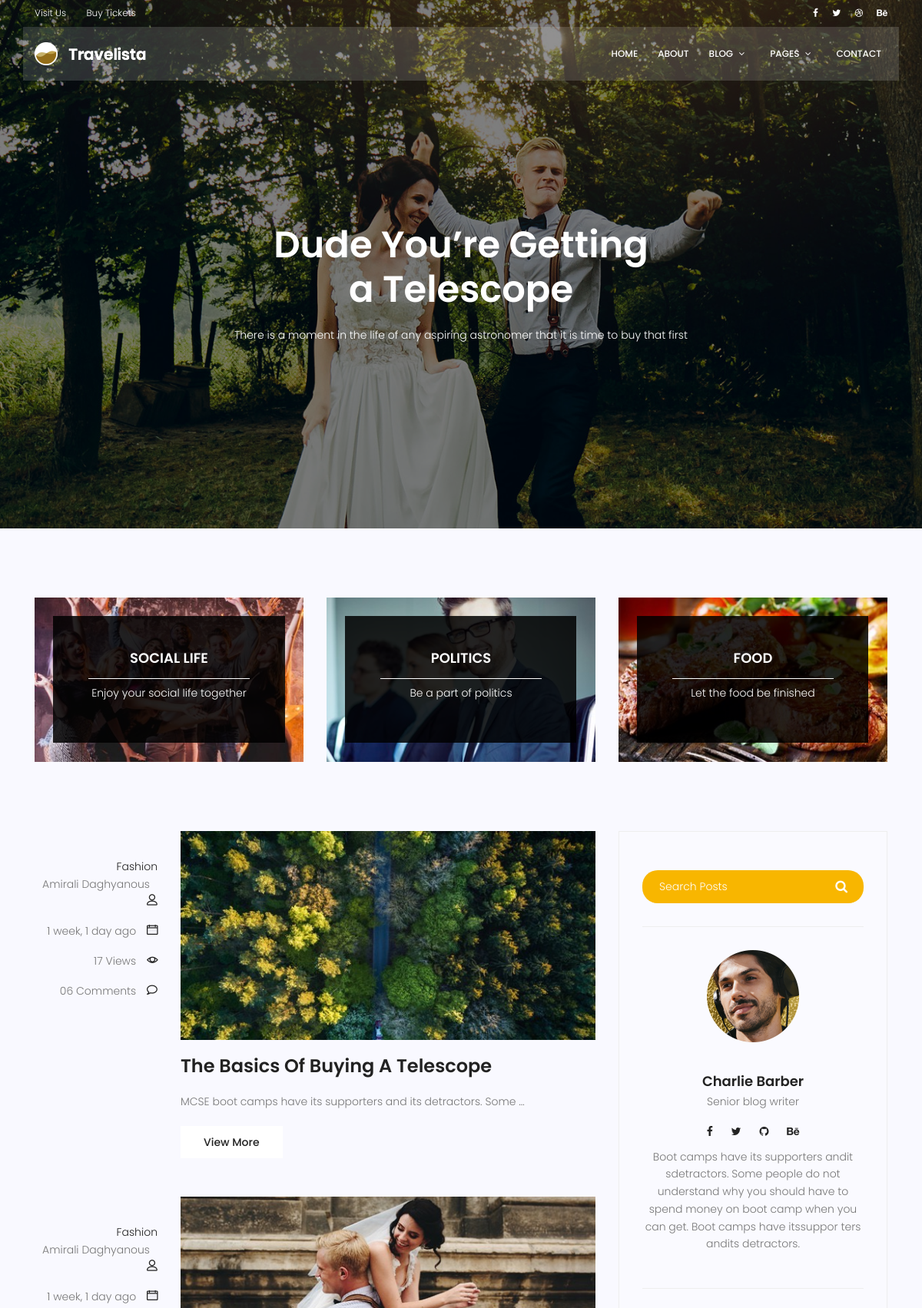
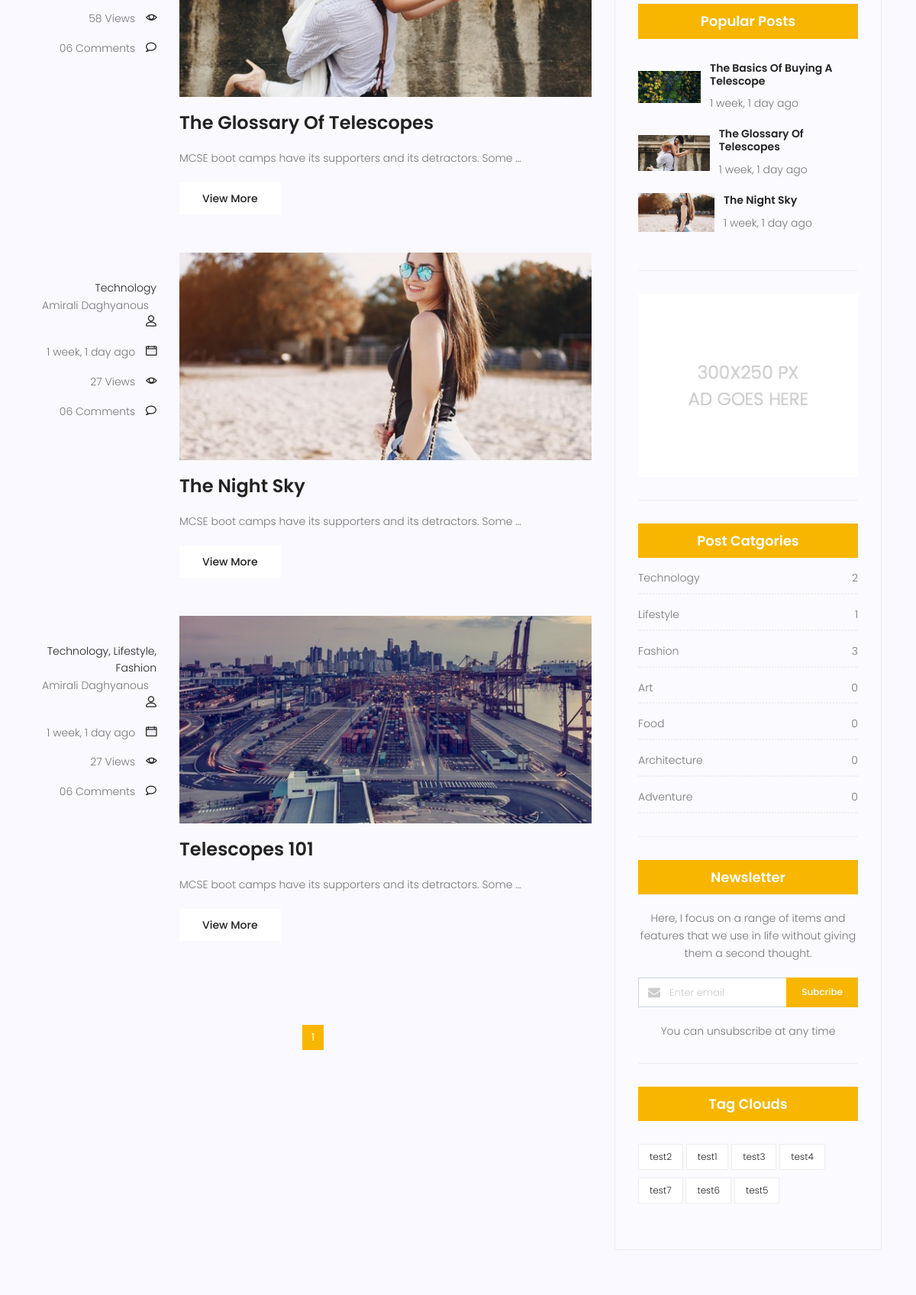
Screenshot of /blog-home/ (upper part) with the database file from the repository (2 pictures, top to bottom).
### Blog/models.py (models this page shows, shortened)
class Category(models.Model):
    name=models.CharField(max_length=250)
    def __str__(self):
        return self.name

class posts(models.Model):
    title=models.CharField(max_length=250)
    content=models.TextField(max_length=250)
    author=models.ForeignKey(User,on_delete=models.SET_NULL,null=True)
    category=models.ManyToManyField(Category)
    create_date=models.DateTimeField(auto_now_add=True)
    published_date=models.DateTimeField(default=timezone.now)
    image=models.ImageField(upload_to='blog',default='blog/default.jpg')
    status=models.BooleanField(default=False)
    counted_views=models.IntegerField(default=0)
    tags = TaggableManager()

### Blog/views.py (the view)
# urls.py: path('blog-home/',bloghome,name="bloghome"),
def bloghome(request,cat=None, tag_names=None):
    post = posts.objects.filter(published_date__lte=timezone.now(),status=True)
    if cat:
        post=post.filter(category__name=cat)
    if  tag_names:
        post=post.filter(tags__name= tag_names)
    post = Paginator(post, 10)
    page = request.GET.get("page")
    post=post.get_page(page)
    context = {'posts': post}
    return render(request, 'Blog/blog-home.html', context)

### Blog/templatetags/blog_tags.py (called while the page is built)
@register.inclusion_tag('Blog/blog-popularposts.html')
def popularpost(arg=3):
    postss=posts.objects.filter( published_date__lte=timezone.now(), status=True).order_by('published_date')[:arg]
    return {'posts':postss}

@register.inclusion_tag('Blog/blog-category.html')
def categories():
    postss=posts.objects.filter( published_date__lte=timezone.now(), status=True)
    categories=Category.objects.all()
    cat_dict = {}
    for name in categories:
        cat_dict[name]=postss.filter(category=name).count()
    return {'categories':cat_dict}

@register.inclusion_tag('Blog/blog-tags.html')
def blog_tags(list=None):
    if list:
        tags=list
    else:
        tags=Tag.objects.all()
    return {'tags':tags}

### templates/Blog/blog-home.html (shortened to what this page needs)
{% extends 'base.html' %}
{% load static %}
{% load blog_tags %}
{% load humanize %}
{% block banner_area %}
<section class="banner-area relative blog-home-banner" id="home">
    <div class="overlay overlay-bg"></div>
    <div class="container">
        <div class="row d-flex align-items-center justify-content-center">
            <div class="about-content blog-header-content col-lg-12">
                <h1 class="text-white">
                    Dude You’re Getting
                    a Telescope
                </h1>
                <p class="text-white">
                    There is a moment in the life of any aspiring astronomer that it is time to buy that first
                </p>
            </div>
        </div>
    </div>
</section>
{% endblock %}
{% block widget-area%}
<section class="top-category-widget-area pt-90 pb-90 ">
    <div class="container">
        <div class="row">
            <div class="col-lg-4">
                <div class="single-cat-widget">
                    <div class="content relative">
                        <div class="overlay overlay-bg"></div>
                        <a href="#" target="_blank">
                            <div class="thumb">
                                <img class="content-image img-fluid d-block mx-auto"
                                     src=" {% static "img/blog/cat-widget1.jpg" %}" alt="">
                            </div>
                            <div class="content-details">
                                <h4 class="content-title mx-auto text-uppercase">Social life</h4>
                                <span></span>
                                <p>Enjoy your social life together</p>
                            </div>
                        </a>
                    </div>
                </div>
            </div>
            <div class="col-lg-4">
                <div class="single-cat-widget">
                    <div class="content relative">
                        <div class="overlay overlay-bg"></div>
                        <a href="#" target="_blank">
                            <div class="thumb">
                                <img class="content-image img-fluid d-block mx-auto"
                                     src=" {% static "img/blog/cat-widget2.jpg" %}" alt="">
                            </div>
                            <div class="content-details">
                                <h4 class="content-title mx-auto text-uppercase">Politics</h4>
                                <span></span>
                                <p>Be a part of politics</p>
                            </div>
                        </a>
                    </div>
                </div>
            </div>
            <div class="col-lg-4">
                <div class="single-cat-widget">
                    <div class="content relative">
                        <div class="overlay overlay-bg"></div>
                        <a href="#" target="_blank">
                            <div class="thumb">
                                <img class="content-image img-fluid d-block mx-auto"
                                     src=" {% static "img/blog/cat-widget3.jpg" %}" alt="">
                            </div>
                            <div class="content-details">
                                <h4 class="content-title mx-auto text-uppercase">Food</h4>
                                <span></span>
                                <p>Let the food be finished</p>
                            </div>
                        </a>
                    </div>
                </div>
            </div>
        </div>
    </div>
</section>
{% endblock %}
{% block content%}
<section class="post-content-area">
    <div class="container">
        <div class="row">
            <div class="col-lg-8 posts-list">
                {% for post in posts %}
                    <div class="single-post row">
                        <div class="col-lg-3  col-md-3 meta-details">
                            <ul class="tags">
                                {% for cat in post.category.all %}
                                    <li><a href="{% url "category"  cat=cat.name %}">
                                        {{ cat.name }}{% if not forloop.last %},{% endif %}</a></li>
                                {% endfor %}
                                <div class="user-details row">
                                    <p class="user-name col-lg-12 col-md-12 col-6"><a
                                            href="#">{{ post.author.get_full_name }}</a> <span
                                            class="lnr lnr-user"></span></p>
                                    <p class="date col-lg-12 col-md-12 col-6"><a
                                            href="#">{{ post.published_date|naturaltime }}</a> <span
                                            class="lnr lnr-calendar-full"></span></p>
                                    <p class="view col-lg-12 col-md-12 col-6"><a href="#">{{ post.counted_views }}
                                        Views</a> <span class="lnr lnr-eye"></span></p>
                                    <p class="comments col-lg-12 col-md-12 col-6"><a href="#">06 Comments</a> <span
                                            class="lnr lnr-bubble"></span></p>
                                </div>
                            </ul>
                        </div>
                        <div class="col-lg-9 col-md-9 ">
                            <div class="feature-img">
                                <img class="img-fluid" src="{{ post.image.url }}" alt="">
                            </div>
                            <a class="posts-title" href="{% url 'blogsingle' pid=post.id %}"><h3>{{ post.title }}</h3>
                            </a>
                            <p class="excert">
                                {{ post.content|truncatewords_html:10 }}
                            </p>
                            <a href="{% url 'blogsingle' pid=post.id %}" class="primary-btn">View More</a>
                        </div>
                    </div>
                {% endfor %}
                <nav class="blog-pagination justify-content-center d-flex">
                    <ul class="pagination">
                        {% for i in posts.paginator.page_range %}
                            {% if posts.number == i %}
                                <li class="page-item active"><a href="?page={{ i }}" class="page-link">{{ i }}</a></li>
                            {% else %}
                                <li class="page-item"><a href="?page={{ i }}" class="page-link">{{ i }}</a></li>
                            {% endif %}
                        {% endfor %}
                    </ul>
                </nav>
            </div>
            <div class="col-lg-4 sidebar-widgets">
                <div class="widget-wrap">
                    {% include 'Blog/blog-search.html' %}
                    {% include 'Blog/blog-userinfo.html' %}
                    {% popularpost %}
                    {% include 'Blog/blog-ads.html' %}
                    {% categories %}
                    {% include 'Blog/blog-newsletter.html' %}
                    {% blog_tags %}
                </div>
            </div>
        </div>
    </div>
</section>
{% endblock %}

### templates/Blog/blog-popularposts.html
{% load static %}
{% load humanize %}
<div class="single-sidebar-widget popular-post-widget">
    <h4 class="popular-title">Popular Posts</h4>
    <div class="popular-post-list">
            {% for post in posts %}
        <div class="single-post-list d-flex flex-row align-items-center">
            <div class="thumb">
                <img class="img-fluid" src=" {{post.image.url}}" alt="">
            </div>
            <div class="details">
                <a href="{% url 'blogsingle' pid=post.id %}"><h6>{{ post.title}}</h6></a>
                <p>{{ post.published_date|naturaltime}}</p>
            </div>
        </div>
        {% endfor %}
    </div>
</div>

### templates/Blog/blog-category.html
{% load blog_tags %}
<div class="single-sidebar-widget post-category-widget">
    <h4 class="category-title">Post Catgories</h4>
    <ul class="cat-list">
        {% for name,count in categories.items %}
        <li>
            <a href="{% url "category"  cat=name.name %}" class="d-flex justify-content-between" >
                <p>{{ name }}</p>
                <p>{{ count }}</p>
            </a>
        </li>
        {% endfor  %}
    </ul>
</div>

### templates/Blog/blog-tags.html
<div class="single-sidebar-widget tag-cloud-widget">
    <h4 class="tagcloud-title">Tag Clouds</h4>
    <ul>
        {% for tag in tags %}
        <li><a href="{% url 'tags'  tag_names=tag.name %}">{{ tag.name }}</a></li>
        {% endfor %}
    </ul>
</div>

### rows the page displays
posts: author.get_full_name "Amirali Daghyanous", published_date "1 week, 1 day ago", counted_views "17", image (picture), title "The Basics Of Buying A Telescope", content "MCSE boot camps have its supporters and its detractors. Some …"
Category: name "Fashion", id "3"
posts: author.get_full_name "Amirali Daghyanous", published_date "1 week, 1 day ago", counted_views "58", image (picture), title "The Glossary Of Telescopes", content "MCSE boot camps have its supporters and its detractors. Some …"
posts: author.get_full_name "Amirali Daghyanous", published_date "1 week, 1 day ago", counted_views "27", image (picture), title "The Night Sky", content "MCSE boot camps have its supporters and its detractors. Some …"
Category: name "Technology", count "2"
posts: author.get_full_name "Amirali Daghyanous", published_date "1 week, 1 day ago", counted_views "27", image (picture), title "Telescopes 101", content "MCSE boot camps have its supporters and its detractors. Some …"
Category: name "Lifestyle", count "1"
Category: name "Art", count "0"
Category: name "Food", count "0"
Category: name "Architecture", count "0"
Category: name "Adventure", count "0"
Tag: name "test2"
Tag: name "test1"
Tag: name "test3"
Tag: name "test4"
Tag: name "test7"
Tag: name "test6"
Tag: name "test5"

### other values shown
{{ i }} "1"
